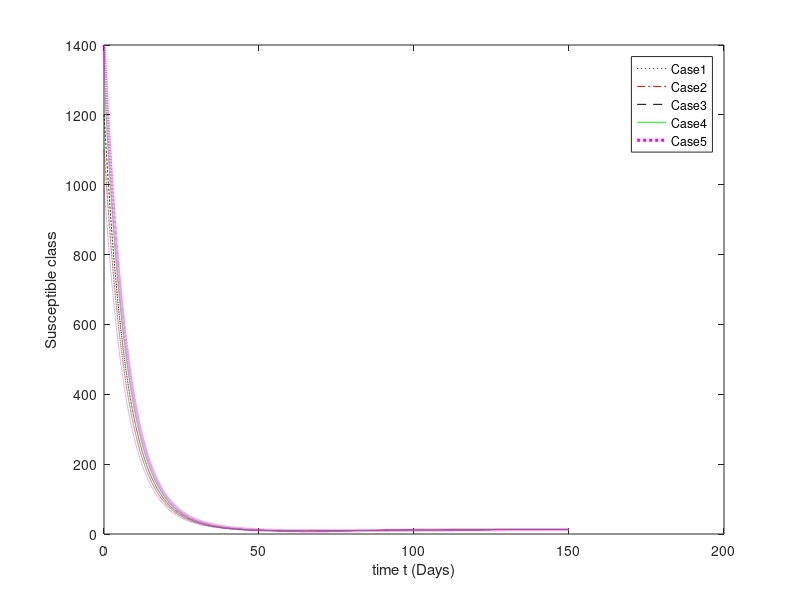
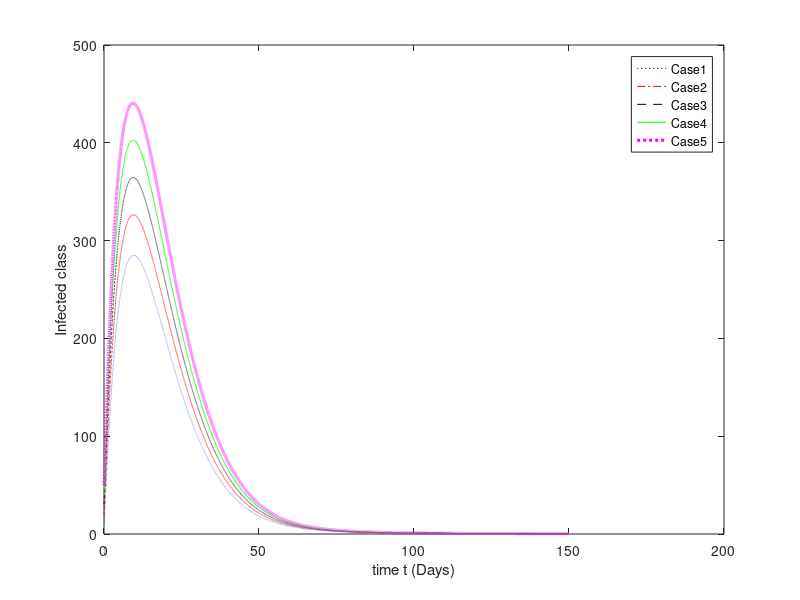
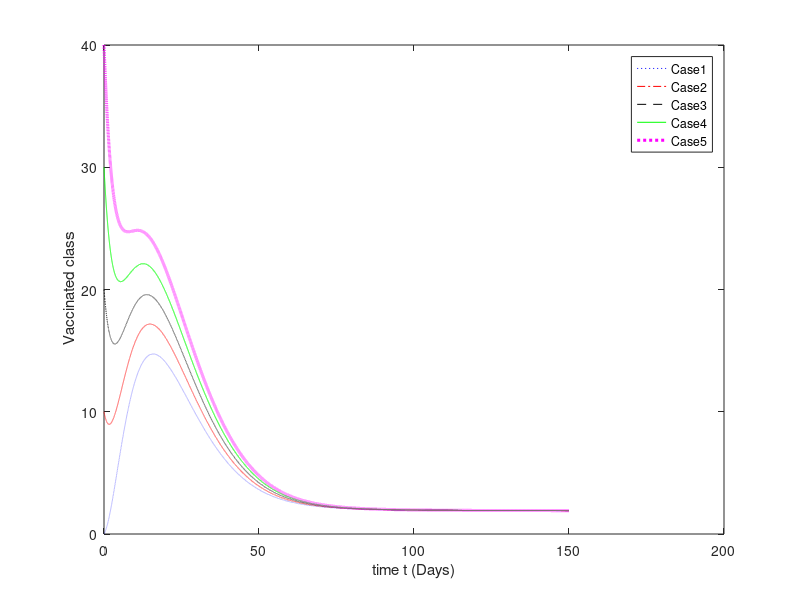
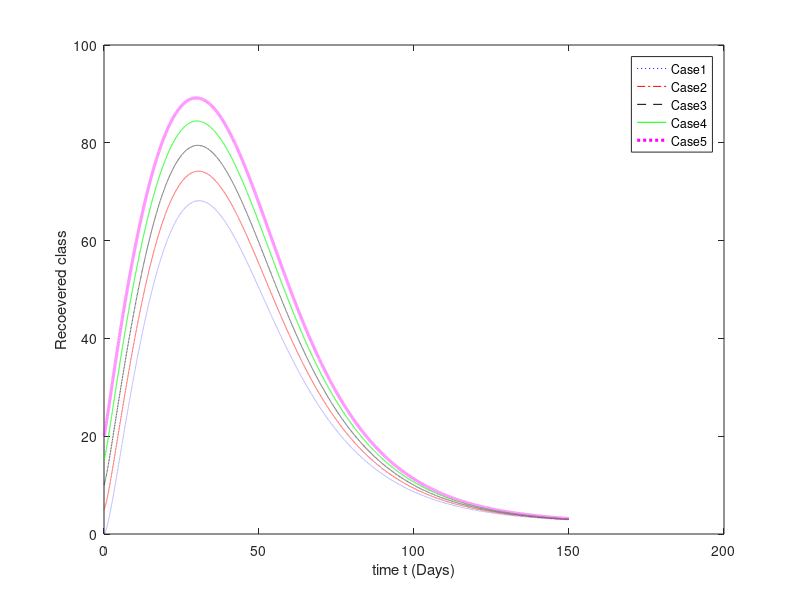

MATLAB code for these plots, in order:
% Code RK4:
clf
t_end=150;
h=1/200;
t=0:h:t_end;
% step size
n=floor(t_end/h);
P2=h/2;

%% Parameters values
% Lambda=0.9; beta=0.001; p=0.5; alpha=0.3; d=0.09; mu=0.005; q=0.6; gama=0.3;
% b=0.09; delta=0.5; m=0.04; kapa=0.3;

% p= 0.4; Lambda = 10; beta = 0.009; alpha = 0.1; q=0.02; d= 0.01; gama  = 0.1; mu= 0.2; b= 0.05;
% delta  = 0.01; m= 0.01; kapa= 0.05;

p= 0.4; Lambda =0.9; beta = 0.009; alpha = 0.1; q=0.09; d= 0.05; gama  = 0.3; mu= 0.2; b= 0.05;
delta  = 0.01; m= 0.01; kapa= 0.05;

%% Classes
S0= 990; I0= 10; V0=0; R0=0;
%%%%
S10= 1100; I10= 20; V10=10; R10=5;
%%%
S20= 1200; I20= 30; V20=20; R20=10;
%%%%
S30= 1300; I30= 40; V30=30; R30=15;
%%%
S40= 1400; I40= 50; V40=40; R40=20;

%%%
S= zeros(1,n+1);  I= zeros(1,n+1);  V= zeros(1,n+1); R= zeros(1,n+1);
%%%
S1= zeros(1,n+1); I1= zeros(1,n+1); V1= zeros(1,n+1); R1= zeros(1,n+1);

S2= zeros(1,n+1); I2= zeros(1,n+1); V2= zeros(1,n+1); R2= zeros(1,n+1);

S3= zeros(1,n+1); I3= zeros(1,n+1); V3= zeros(1,n+1); R3= zeros(1,n+1);

S4= zeros(1,n+1); I4= zeros(1,n+1); V4= zeros(1,n+1); R4= zeros(1,n+1);
%%%%%%%%%%
S(1)=S0; I(1)=I0; V(1)=V0; R(1)=R0;

S1(1)=S10; I1(1)=I10; V1(1)=V10; R1(1)=R10;

S2(1)=S20; I2(1)=I20; V2(1)=V20; R2(1)=R20;

S3(1)=S30; I3(1)=I30; V3(1)=V30; R3(1)=R30;

S4(1)=S40; I4(1)=I40; V4(1)=V40; R4(1)=R40;
%%
for i =1:n  
     k1_1 =(1-p)*Lambda-(beta*S(i)*I(i)/(1+alpha*I(i)))-d*S(i)+q*V(i);
     k2_1 =(beta*S(i)*I(i)/(1+alpha*I(i)))-(gama*mu*I(i)/(1+b*mu*I(i)))-d*I(i)-delta*I(i)-m*I(i);
     k3_1 =p*Lambda+m*I(i)-d*V(i)-q*V(i)-kapa*V(i); 
     k4_1 = kapa*V(i)+(gama*mu*I(i)/(1+b*mu*I(i)))-d*R(i);
     
     k1_2 =(1-p)*Lambda-(beta*(S(i)+P2*k1_1)*(I(i)+P2*k2_1)/(1+alpha*(I(i)+P2*k2_1)))-d*(S(i)+P2*k1_1)+q*(V(i)+P2*k3_1);
     k2_2 =(beta*(S(i)+P2*k1_1)*(I(i)+P2*k2_1)/(1+alpha*(I(i)+P2*k2_1)))-(gama*mu*(I(i)+P2*k2_1)/(1+b*mu*(I(i)+P2*k2_1)))-(d+delta+m)*(I(i)+P2*k2_1);
     k3_2 =p*Lambda+m*(I(i)+P2*k2_1)-(d+q+kapa)*(V(i)+P2*k3_1); 
     k4_2 = kapa*(V(i)+P2*k3_1)+(gama*mu*(I(i)+P2*k2_1)/(1+b*mu*(I(i)+P2*k2_1)))-d*(R(i)+P2*k4_1);
    
     k1_3 =(1-p)*Lambda-(beta*(S(i)+P2*k1_2)*(I(i)+P2*k2_2)/(1+alpha*(I(i)+P2*k2_2)))-d*(S(i)+P2*k1_2)+q*(V(i)+P2*k3_2);
     k2_3 =(beta*(S(i)+P2*k1_2)*(I(i)+P2*k2_2)/(1+alpha*(I(i)+P2*k2_2)))-(gama*mu*(I(i)+P2*k2_2)/(1+b*mu*(I(i)+P2*k2_2)))-(d+delta+m)*(I(i)+P2*k2_2);
     k3_3 =p*Lambda+m*(I(i)+P2*k2_2)-(d+q+kapa)*(V(i)+P2*k3_2); 
     k4_3 = kapa*(V(i)+P2*k3_2)+(gama*mu*(I(i)+P2*k2_2)/(1+b*mu*(I(i)+P2*k2_2)))-d*(R(i)+P2*k4_2);
     
     k1_4 =(1-p)*Lambda-(beta*(S(i)+P2*k1_3)*(I(i)+P2*k2_3)/(1+alpha*(I(i)+P2*k2_3)))-d*(S(i)+P2*k1_3)+q*(V(i)+P2*k3_3);
     k2_4 =(beta*(S(i)+P2*k1_3)*(I(i)+P2*k2_3)/(1+alpha*(I(i)+P2*k2_3)))-(gama*mu*(I(i)+P2*k2_3)/(1+b*mu*(I(i)+P2*k2_3)))-(d+delta+m)*(I(i)+P2*k2_3);
     k3_4 =p*Lambda+m*(I(i)+P2*k2_3)-(d+q+kapa)*(V(i)+P2*k3_3); 
     k4_4 = kapa*(V(i)+P2*k3_3)+(gama*mu*(I(i)+P2*k2_3)/(1+b*mu*(I(i)+P2*k2_3)))-d*(R(i)+P2*k4_3);
    
    %  S
    S(i+1) = S(i)+(h/6)*(k1_1+2*k1_2+2*k1_3+k1_4);
    % Infected I  
    I(i+1) = I(i)+(h/6)*(k2_1+2*k2_2+2*k2_3+k2_4);
    % V
    V(i+1) = V(i)+(h/6)*(k3_1+2*k3_2+2*k3_3+k3_4);
    % R
    R(i+1) = R(i)+(h/6)*(k4_1+2*k4_2+2*k4_3+k4_4);
    end

    for i =1:n  
     k1_1 =(1-p)*Lambda-(beta*S1(i)*I1(i)/(1+alpha*I1(i)))-d*S1(i)+q*V1(i);
     k2_1 =(beta*S1(i)*I1(i)/(1+alpha*I1(i)))-(gama*mu*I1(i)/(1+b*mu*I1(i)))-(d+delta+m)*I1(i);
     k3_1 =p*Lambda+m*I1(i)-(d+q+kapa)*V1(i); 
     k4_1 = kapa*V1(i)+(gama*mu*I1(i)/(1+b*mu*I1(i)))-d*R1(i);
     
     k1_2 =(1-p)*Lambda-(beta*(S1(i)+P2*k1_1)*(I1(i)+P2*k2_1)/(1+alpha*(I1(i)+P2*k2_1)))-d*(S1(i)+P2*k1_1)+q*(V1(i)+P2*k3_1);
     k2_2 =(beta*(S1(i)+P2*k1_1)*(I1(i)+P2*k2_1)/(1+alpha*(I1(i)+P2*k2_1)))-(gama*mu*(I1(i)+P2*k2_1)/(1+b*mu*(I1(i)+P2*k2_1)))-(d+delta+m)*(I1(i)+P2*k2_1);
     k3_2 =p*Lambda+m*(I1(i)+P2*k2_1)-(d+q+kapa)*(V1(i)+P2*k3_1); 
     k4_2 = kapa*(V1(i)+P2*k3_1)+(gama*mu*(I1(i)+P2*k2_1)/(1+b*mu*(I1(i)+P2*k2_1)))-d*(R1(i)+P2*k4_1);
    
     k1_3 =(1-p)*Lambda-(beta*(S1(i)+P2*k1_2)*(I1(i)+P2*k2_2)/(1+alpha*(I1(i)+P2*k2_2)))-d*(S1(i)+P2*k1_2)+q*(V1(i)+P2*k3_2);
     k2_3 =(beta*(S1(i)+P2*k1_2)*(I1(i)+P2*k2_2)/(1+alpha*(I1(i)+P2*k2_2)))-(gama*mu*(I1(i)+P2*k2_2)/(1+b*mu*(I1(i)+P2*k2_2)))-(d+delta+m)*(I1(i)+P2*k2_2);
     k3_3 =p*Lambda+m*(I1(i)+P2*k2_2)-(d+q+kapa)*(V1(i)+P2*k3_2); 
     k4_3 = kapa*(V1(i)+P2*k3_2)+(gama*mu*(I1(i)+P2*k2_2)/(1+b*mu*(I1(i)+P2*k2_2)))-d*(R1(i)+P2*k4_2);
     
     k1_4 =(1-p)*Lambda-(beta*(S1(i)+P2*k1_3)*(I1(i)+P2*k2_3)/(1+alpha*(I1(i)+P2*k2_3)))-d*(S1(i)+P2*k1_3)+q*(V1(i)+P2*k3_3);
     k2_4 =(beta*(S1(i)+P2*k1_3)*(I1(i)+P2*k2_3)/(1+alpha*(I1(i)+P2*k2_3)))-(gama*mu*(I1(i)+P2*k2_3)/(1+b*mu*(I1(i)+P2*k2_3)))-(d+delta+m)*(I1(i)+P2*k2_3);
     k3_4 =p*Lambda+m*(I1(i)+P2*k2_3)-(d+q+kapa)*(V1(i)+P2*k3_3); 
     k4_4 = kapa*(V1(i)+P2*k3_3)+(gama*mu*(I1(i)+P2*k2_3)/(1+b*mu*(I1(i)+P2*k2_3)))-d*(R1(i)+P2*k4_3);
    
    %  S
    S1(i+1) = S1(i)+(h/6)*(k1_1+2*k1_2+2*k1_3+k1_4);
    % Infected I  
    I1(i+1) = I1(i)+(h/6)*(k2_1+2*k2_2+2*k2_3+k2_4);
    % V
    V1(i+1) = V1(i)+(h/6)*(k3_1+2*k3_2+2*k3_3+k3_4);
    % R
    R1(i+1) = R1(i)+(h/6)*(k4_1+2*k4_2+2*k4_3+k4_4);
    end
    
    for i =1:n  
     k1_1 =(1-p)*Lambda-(beta*S2(i)*I2(i)/(1+alpha*I2(i)))-d*S2(i)+q*V2(i);
     k2_1 =(beta*S2(i)*I2(i)/(1+alpha*I2(i)))-(gama*mu*I2(i)/(1+b*mu*I2(i)))-(d+delta+m)*I2(i);
     k3_1 =p*Lambda+m*I2(i)-(d+q+kapa)*V2(i); 
     k4_1 = kapa*V2(i)+(gama*mu*I2(i)/(1+b*mu*I2(i)))-d*R2(i);
     
     k1_2 =(1-p)*Lambda-(beta*(S2(i)+P2*k1_1)*(I2(i)+P2*k2_1)/(1+alpha*(I2(i)+P2*k2_1)))-d*(S2(i)+P2*k1_1)+q*(V2(i)+P2*k3_1);
     k2_2 =(beta*(S2(i)+P2*k1_1)*(I2(i)+P2*k2_1)/(1+alpha*(I2(i)+P2*k2_1)))-(gama*mu*(I2(i)+P2*k2_1)/(1+b*mu*(I2(i)+P2*k2_1)))-(d+delta+m)*(I2(i)+P2*k2_1);
     k3_2 =p*Lambda+m*(I2(i)+P2*k2_1)-(d+q+kapa)*(V2(i)+P2*k3_1); 
     k4_2 = kapa*(V2(i)+P2*k3_1)+(gama*mu*(I2(i)+P2*k2_1)/(1+b*mu*(I2(i)+P2*k2_1)))-d*(R2(i)+P2*k4_1);
    
     k1_3 =(1-p)*Lambda-(beta*(S2(i)+P2*k1_2)*(I2(i)+P2*k2_2)/(1+alpha*(I2(i)+P2*k2_2)))-d*(S2(i)+P2*k1_2)+q*(V2(i)+P2*k3_2);
     k2_3 =(beta*(S2(i)+P2*k1_2)*(I2(i)+P2*k2_2)/(1+alpha*(I2(i)+P2*k2_2)))-(gama*mu*(I2(i)+P2*k2_2)/(1+b*mu*(I2(i)+P2*k2_2)))-(d+delta+m)*(I2(i)+P2*k2_2);
     k3_3 =p*Lambda+m*(I2(i)+P2*k2_2)-(d+q+kapa)*(V2(i)+P2*k3_2); 
     k4_3 = kapa*(V2(i)+P2*k3_2)+(gama*mu*(I2(i)+P2*k2_2)/(1+b*mu*(I2(i)+P2*k2_2)))-d*(R2(i)+P2*k4_2);
     
     k1_4 =(1-p)*Lambda-(beta*(S2(i)+P2*k1_3)*(I2(i)+P2*k2_3)/(1+alpha*(I2(i)+P2*k2_3)))-d*(S2(i)+P2*k1_3)+q*(V2(i)+P2*k3_3);
     k2_4 =(beta*(S2(i)+P2*k1_3)*(I2(i)+P2*k2_3)/(1+alpha*(I2(i)+P2*k2_3)))-(gama*mu*(I2(i)+P2*k2_3)/(1+b*mu*(I2(i)+P2*k2_3)))-(d+delta+m)*(I2(i)+P2*k2_3);
     k3_4 =p*Lambda+m*(I2(i)+P2*k2_3)-(d+q+kapa)*(V2(i)+P2*k3_3); 
     k4_4 = kapa*(V2(i)+P2*k3_3)+(gama*mu*(I2(i)+P2*k2_3)/(1+b*mu*(I2(i)+P2*k2_3)))-d*(R2(i)+P2*k4_3);
    
    %  S
    S2(i+1) = S2(i)+(h/6)*(k1_1+2*k1_2+2*k1_3+k1_4);
    % Infected I  
    I2(i+1) = I2(i)+(h/6)*(k2_1+2*k2_2+2*k2_3+k2_4);
    % V
    V2(i+1) = V2(i)+(h/6)*(k3_1+2*k3_2+2*k3_3+k3_4);
    % R
    R2(i+1) = R2(i)+(h/6)*(k4_1+2*k4_2+2*k4_3+k4_4);
    end
    
    
     for i =1:n  
     k1_1 =(1-p)*Lambda-(beta*S3(i)*I3(i)/(1+alpha*I3(i)))-d*S3(i)+q*V3(i);
     k2_1 =(beta*S3(i)*I3(i)/(1+alpha*I3(i)))-(gama*mu*I3(i)/(1+b*mu*I3(i)))-(d+delta+m)*I3(i);
     k3_1 =p*Lambda+m*I3(i)-(d+q+kapa)*V3(i); 
     k4_1 = kapa*V3(i)+(gama*mu*I3(i)/(1+b*mu*I3(i)))-d*R3(i);
     
     k1_2 =(1-p)*Lambda-(beta*(S3(i)+P2*k1_1)*(I3(i)+P2*k2_1)/(1+alpha*(I3(i)+P2*k2_1)))-d*(S3(i)+P2*k1_1)+q*(V3(i)+P2*k3_1);
     k2_2 =(beta*(S3(i)+P2*k1_1)*(I3(i)+P2*k2_1)/(1+alpha*(I3(i)+P2*k2_1)))-(gama*mu*(I3(i)+P2*k2_1)/(1+b*mu*(I3(i)+P2*k2_1)))-(d+delta+m)*(I3(i)+P2*k2_1);
     k3_2 =p*Lambda+m*(I3(i)+P2*k2_1)-(d+q+kapa)*(V3(i)+P2*k3_1); 
     k4_2 = kapa*(V3(i)+P2*k3_1)+(gama*mu*(I3(i)+P2*k2_1)/(1+b*mu*(I3(i)+P2*k2_1)))-d*(R3(i)+P2*k4_1);
    
     k1_3 =(1-p)*Lambda-(beta*(S3(i)+P2*k1_2)*(I3(i)+P2*k2_2)/(1+alpha*(I3(i)+P2*k2_2)))-d*(S3(i)+P2*k1_2)+q*(V3(i)+P2*k3_2);
     k2_3 =(beta*(S3(i)+P2*k1_2)*(I3(i)+P2*k2_2)/(1+alpha*(I3(i)+P2*k2_2)))-(gama*mu*(I3(i)+P2*k2_2)/(1+b*mu*(I3(i)+P2*k2_2)))-(d+delta+m)*(I3(i)+P2*k2_2);
     k3_3 =p*Lambda+m*(I3(i)+P2*k2_2)-(d+q+kapa)*(V3(i)+P2*k3_2); 
     k4_3 = kapa*(V3(i)+P2*k3_2)+(gama*mu*(I3(i)+P2*k2_2)/(1+b*mu*(I3(i)+P2*k2_2)))-d*(R3(i)+P2*k4_2);
     
     k1_4 =(1-p)*Lambda-(beta*(S3(i)+P2*k1_3)*(I3(i)+P2*k2_3)/(1+alpha*(I3(i)+P2*k2_3)))-d*(S3(i)+P2*k1_3)+q*(V3(i)+P2*k3_3);
     k2_4 =(beta*(S3(i)+P2*k1_3)*(I3(i)+P2*k2_3)/(1+alpha*(I3(i)+P2*k2_3)))-(gama*mu*(I3(i)+P2*k2_3)/(1+b*mu*(I3(i)+P2*k2_3)))-(d+delta+m)*(I3(i)+P2*k2_3);
     k3_4 =p*Lambda+m*(I3(i)+P2*k2_3)-(d+q+kapa)*(V3(i)+P2*k3_3); 
     k4_4 = kapa*(V3(i)+P2*k3_3)+(gama*mu*(I3(i)+P2*k2_3)/(1+b*mu*(I3(i)+P2*k2_3)))-d*(R3(i)+P2*k4_3);
    
    %  S
    S3(i+1) = S3(i)+(h/6)*(k1_1+2*k1_2+2*k1_3+k1_4);
    % Infected I  
    I3(i+1) = I3(i)+(h/6)*(k2_1+2*k2_2+2*k2_3+k2_4);
    % V
    V3(i+1) = V3(i)+(h/6)*(k3_1+2*k3_2+2*k3_3+k3_4);
    % R
    R3(i+1) = R3(i)+(h/6)*(k4_1+2*k4_2+2*k4_3+k4_4);
     end
    
 for i =1:n  
     k1_1 =(1-p)*Lambda-(beta*S4(i)*I4(i)/(1+alpha*I4(i)))-d*S4(i)+q*V4(i);
     k2_1 =(beta*S4(i)*I4(i)/(1+alpha*I4(i)))-(gama*mu*I4(i)/(1+b*mu*I4(i)))-(d+delta+m)*I4(i);
     k3_1 =p*Lambda+m*I4(i)-(d+q+kapa)*V4(i); 
     k4_1 = kapa*V4(i)+(gama*mu*I4(i)/(1+b*mu*I4(i)))-d*R4(i);
     
     k1_2 =(1-p)*Lambda-(beta*(S4(i)+P2*k1_1)*(I4(i)+P2*k2_1)/(1+alpha*(I4(i)+P2*k2_1)))-d*(S4(i)+P2*k1_1)+q*(V4(i)+P2*k3_1);
     k2_2 =(beta*(S4(i)+P2*k1_1)*(I4(i)+P2*k2_1)/(1+alpha*(I4(i)+P2*k2_1)))-(gama*mu*(I4(i)+P2*k2_1)/(1+b*mu*(I4(i)+P2*k2_1)))-(d+delta+m)*(I4(i)+P2*k2_1);
     k3_2 =p*Lambda+m*(I4(i)+P2*k2_1)-(d+q+kapa)*(V4(i)+P2*k3_1); 
     k4_2 = kapa*(V4(i)+P2*k3_1)+(gama*mu*(I4(i)+P2*k2_1)/(1+b*mu*(I4(i)+P2*k2_1)))-d*(R4(i)+P2*k4_1);
    
     k1_3 =(1-p)*Lambda-(beta*(S4(i)+P2*k1_2)*(I4(i)+P2*k2_2)/(1+alpha*(I4(i)+P2*k2_2)))-d*(S4(i)+P2*k1_2)+q*(V4(i)+P2*k3_2);
     k2_3 =(beta*(S4(i)+P2*k1_2)*(I4(i)+P2*k2_2)/(1+alpha*(I4(i)+P2*k2_2)))-(gama*mu*(I4(i)+P2*k2_2)/(1+b*mu*(I4(i)+P2*k2_2)))-(d+delta+m)*(I4(i)+P2*k2_2);
     k3_3 =p*Lambda+m*(I4(i)+P2*k2_2)-(d+q+kapa)*(V4(i)+P2*k3_2); 
     k4_3 = kapa*(V4(i)+P2*k3_2)+(gama*mu*(I4(i)+P2*k2_2)/(1+b*mu*(I4(i)+P2*k2_2)))-d*(R4(i)+P2*k4_2);
     
     k1_4 =(1-p)*Lambda-(beta*(S4(i)+P2*k1_3)*(I4(i)+P2*k2_3)/(1+alpha*(I4(i)+P2*k2_3)))-d*(S4(i)+P2*k1_3)+q*(V4(i)+P2*k3_3);
     k2_4 =(beta*(S4(i)+P2*k1_3)*(I4(i)+P2*k2_3)/(1+alpha*(I4(i)+P2*k2_3)))-(gama*mu*(I4(i)+P2*k2_3)/(1+b*mu*(I4(i)+P2*k2_3)))-(d+delta+m)*(I4(i)+P2*k2_3);
     k3_4 =p*Lambda+m*(I4(i)+P2*k2_3)-(d+q+kapa)*(V4(i)+P2*k3_3); 
     k4_4 = kapa*(V4(i)+P2*k3_3)+(gama*mu*(I4(i)+P2*k2_3)/(1+b*mu*(I4(i)+P2*k2_3)))-d*(R4(i)+P2*k4_3);
    
    %  S
    S4(i+1) = S4(i)+(h/6)*(k1_1+2*k1_2+2*k1_3+k1_4);
    % Infected I  
    I4(i+1) = I4(i)+(h/6)*(k2_1+2*k2_2+2*k2_3+k2_4);
    % V
    V4(i+1) = V4(i)+(h/6)*(k3_1+2*k3_2+2*k3_3+k3_4);
    % R
    R4(i+1) = R4(i)+(h/6)*(k4_1+2*k4_2+2*k4_3+k4_4);
    end
%% Output
%%%%%%%%%%%%%%%%%%%%%%%%%%%%%%%%%%%%%%%%%%%%%%
figure(1)
plot(t,S,'b:',t,S1,'r-.',t,S2,'k--',t,S3,'g',t,S4,'m:','LineWidth',2.2);
legend('Case1','Case2','Case3','Case4','Case5')
xlabel('time t (Days)')
ylabel('Susceptible class')
%%%%%%%%%%%%%%%%%%%%%%%%%%%%%%%%%%%%%%%%%%%%%%
figure(2)
plot(t,I,'b:',t,I1,'r-.',t,I2,'k--',t,I3,'g',t,I4,'m:','LineWidth',2.2);
legend('Case1','Case2','Case3','Case4','Case5')
xlabel('time t (Days)')
ylabel('Infected class')
%%%%%%%%%%%%%%%%%%%%%%%%%%%%%%%%%%%%%%%%%%%%%%
figure(3)
plot(t,V,'b:',t,V1,'r-.',t,V2,'k--',t,V3,'g',t,V4,'m:','LineWidth',2.2);
legend('Case1','Case2','Case3','Case4','Case5')
xlabel('time t (Days)')
ylabel(' Vaccinated class')
%%%%%%%%%%%%%%%%%%%%
figure(4)
plot(t,R,'b:',t,R1,'r-.',t,R2,'k--',t,R3,'g',t,R4,'m:','LineWidth',2.2);
legend('Case1','Case2','Case3','Case4','Case5')
xlabel('time t (Days)')
ylabel('Recoevered class')
%%%%%%%%%%%%%%%%%%%%%%%%%%%%%%%%%%%%%%%%%%%%%%% 
save Alldata